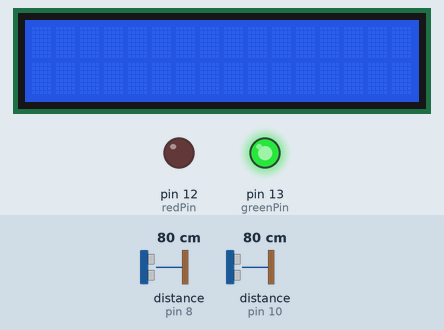
Simulated run of this sketch. Board: Arduino Uno, built with avr-gcc and run on an emulated ATmega328P. Parts: 16×2 character LCD, output pins drawn as LEDs (lit = HIGH). Wiring (inferred from the names in the program): 2 × ultrasonic range finder: trigger pin 9, echo pin 8 / trigger pin 11, echo pin 10. Inputs (shaded band) come from the test bench; at power-on: distance to the obstacle (sensors on pin 8, pin 10) 80 cm. The echo pulse lasts 58.3 µs per cm; pins used as bus, display or sensor lines are not drawn; what the sketch prints to the serial monitor is not drawn.

Above: at 1.2 s.
1.3 s: distance to the obstacle (sensor on pin 8) set to 22 cm
2.8 s: distance to the obstacle (sensor on pin 8) set to 18 cm
At 4.1 s:
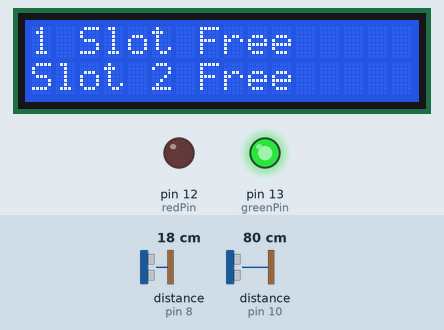
4.4 s: distance to the obstacle (sensor on pin 10) set to 23 cm
5.9 s: distance to the obstacle (sensor on pin 10) set to 18 cm
At 7.6 s:
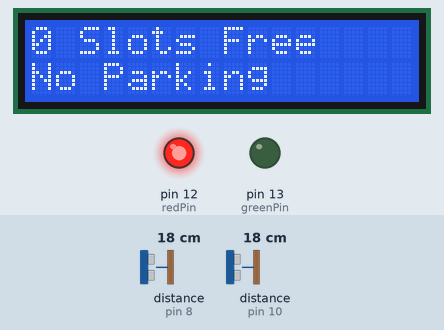
7.9 s: distance to the obstacle (sensor on pin 8) set to 35 cm
At 8.3 s:
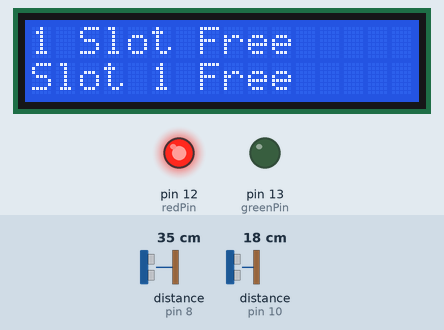
9.9 s: distance to the obstacle (sensor on pin 10) set to 35 cm
At 10.3 s:
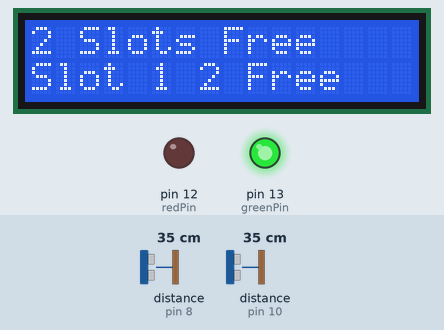
Timing chart, 0 to 12.4 s (numbered marks = the images above; inputs shaded):
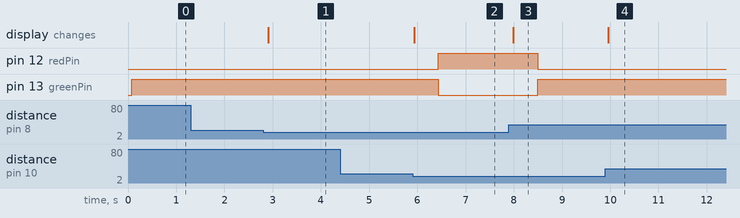

The sketch:

arduino.ino
```cpp
#include <LiquidCrystal.h>

LiquidCrystal lcd(7, 6, 5, 4, 3, 2);

int DISTANCE_LIMIT = 20;
int option = 1;

int triggerPin1 = 9;
int triggerPin2 = 11;
int echoPin1 = 8;
int echoPin2 = 10;

int redPin = 12;
int greenPin = 13;

// Smart Parking System Source Code

float getDistance(int triggerPin, int echoPin) {
  digitalWrite(triggerPin, LOW);
  delayMicroseconds(2);

  digitalWrite(triggerPin, HIGH);
  delayMicroseconds(10);

  digitalWrite(triggerPin, LOW);
  float duration = pulseIn(echoPin, HIGH);

  // Returning calculated distance.
  return (duration * 0.034) / 2;
}


void setup()
{
  lcd.begin(16, 2);
  lcd.setCursor(0, 0);
  Serial.begin (9600);
  pinMode(triggerPin1, OUTPUT);
  pinMode(triggerPin2, OUTPUT);
  pinMode(echoPin1, INPUT);
  pinMode(echoPin2, INPUT);
  pinMode(greenPin, OUTPUT);
  pinMode(redPin, OUTPUT);
}

void lcdScreenPrint() {
  float d1 = getDistance(triggerPin1, echoPin1);
  float d2 = getDistance(triggerPin2, echoPin2);

  Serial.println(String(d1));
  Serial.println(String(d2));

  if (d1 > DISTANCE_LIMIT & d2 > DISTANCE_LIMIT)
  {
    if (option != 1) {
      lcd.clear();
      option = 1;
      lcd.setCursor(0, 0);
      lcd.print("2 Slots Free");
      lcd.setCursor(0, 1);
      lcd.print("Slot 1 2 Free");
      delay(500);
    }
  }
  else if (d1 > DISTANCE_LIMIT && d2 <= DISTANCE_LIMIT)
  {
    if (option != 2) {
      lcd.clear();
      option = 2;
      lcd.setCursor(0, 0);
      lcd.print("1 Slot Free");
      lcd.setCursor(0, 1);
      lcd.print("Slot 1 Free");
      delay(500);
    }
  }
  else if (d1 <= DISTANCE_LIMIT && d2 > DISTANCE_LIMIT)
  {
    if (option != 3) {
      lcd.clear();
      option = 3;
      lcd.setCursor(0, 0);
      lcd.print("1 Slot Free");
      lcd.setCursor(0, 1);
      lcd.print("Slot 2 Free");
      delay(500);
    }
  }
  else
  {
    if (option != 4) {
      lcd.clear();
      option = 4;
      lcd.setCursor(0, 0);
      lcd.print("0 Slots Free");
      lcd.setCursor(0, 1);
      lcd.print("No Parking");
      delay(500);
    }
  }
}

void ledIndicator() {
  if (option < 4) {
    digitalWrite(redPin, LOW);
    digitalWrite(greenPin, HIGH);
  }
  else {
    digitalWrite(redPin, HIGH);
    digitalWrite(greenPin, LOW);
  }
}

void loop()
{
  lcdScreenPrint();
  ledIndicator();
  delay(100);
}
```

Measured:
- the behaviour switches between 21 and 20 cm on distance to the obstacle (sensor on pin 8) (found by bisection; images 0 and 1)
- the behaviour switches between 21 and 20 cm on distance to the obstacle (sensor on pin 10) (found by bisection; images 1 and 2)
- after the input at 1.3 s, every drawn part: stays the same
- after the input at 2.8 s, the display: changes after 0.11 s (image 1)
- after the input at 4.4 s, every drawn part: stays the same
- after the input at 5.9 s, pin 12 (redPin): LOW → HIGH after 0.53 s; pin 13 (greenPin): HIGH → LOW after 0.53 s; the display: changes at once (image 2)
- after the input at 7.9 s, pin 12 (redPin): HIGH → LOW after 0.59 s; pin 13 (greenPin): LOW → HIGH after 0.59 s; the display: changes after 0.09 s (image 3)
- after the input at 9.9 s, the display: changes after 0.06 s (image 4)
